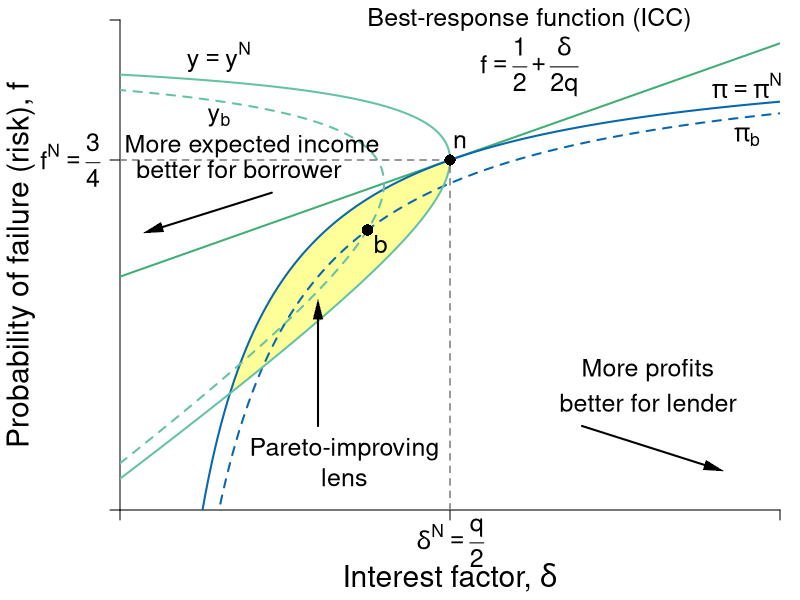

The R source for this figure:
#Graph Designer: Simon Halliday, Scott Cohn
#Authors: Bowles and Halliday
#Title: Coordination, Conflict and Competition: A Text in Microeconomics

library(shape)
pdf(file = "credit/non_contractual_risk.pdf", width = 8, height = 6)

#Set parameters for graphics
pointsize <- 1.8
axislabelsize <- 1.8
labelsize <- 1.5
namesize <- 1.8
annotatesize <- 1.5
graphlinewidth <- 2
segmentlinewidth <- 1.5

COL <- c("#7fc97f", "#beaed4", "#fdc086", "#ffff99", "#386cb0", "#f0027f", "#bf5b17", "#666666")
COLA <- c("#e0f3db", "#99d8c9","#66c2a4","#41ae76", "#238b45", "#005824")
COLB <- c("#c6dbef", "#4eb3d3", "#2b8cbe", "#0868ac","#084081")
COLC <- c("#fcfbfd", "#efedf5", "#dadaeb", "#bcbddc", "#9e9ac8", "#807dba", "#6a51a3", "#54278f", "#3f007d")
grays <- gray.colors(25, start = 1, end = 0, alpha = 1)

#Edited the margins to cater for the larger LHS labels
par(mar =  c(4.5, 6, 1, 1))

brfFn <- function(delta, q = 1) {
  .5 + (delta / (2 * q)) 
}

PCFn <- function(delta, q = 1) {
  delta/q
}

isoreturnFn <- function(delta, pi=0.125) {
  1 - (pi)/delta
}


yFn <- function(d1, f1, q = 1){
  q*f1*(1 - f1) - d1*(1 - f1)
}

profitFn <- function(d1, q = 1){
  d1/2 - (1/(2*q))*(d1)^2
}

ylow <- function(delta, q = 1, ybar = 0.0625){
  (-sqrt(delta^2 - 2*delta*q + q^2 - 4*q*ybar) + delta + q)/(2*q)
}

yhigh <- function(delta, q = 1, ybar = 0.0625){
  (sqrt(delta^2 - 2*delta*q + q^2 - 4*q*ybar) + delta + q)/(2*q)
}

xlims <- c(0, 1)
ylims <- c(0, 1.05)

npts <- 501 
d1 <- seq(xlims[1], xlims[2], length.out = npts)
f1 <- seq(ylims[1], ylims[2], length.out = npts) 
a <- c(0.0625)

plot(0, 0, xlim = xlims, ylim = ylims, type = "n",
     xlab = expression(paste("")),
     ylab = expression(paste("")), 
     xaxt = "n", 
     yaxt = "n", 
     cex.lab = axislabelsize, 
     bty = "n", 
     xaxs = "i", 
     yaxs = "i"
)


ticksy <- c(ylims[1], brfFn(delta = 0.5), ylims[2])
ylabels <- c(NA, expression(paste(f^{N} == frac(3,4))), NA)
ticksx <- c(xlims[1], 0.5, xlims[2])
xlabels <- c(NA, NA, NA)

axis(1, at = ticksx, pos = 0, labels = xlabels, cex.axis = labelsize)
axis(2, at = ticksy, pos = 0, labels = ylabels, las = 1, cex.axis = labelsize)

text(0.5, -0.07, expression(paste(delta^{N} == frac(q,2))), xpd = TRUE, cex = labelsize) 

npts <- 503 
xx1 <- seq(xlims[1], xlims[2], length.out = npts)
xx2 <- seq(0, 1, length.out = npts)

xpoly1 <- seq(from = 0.168, to = 0.5, length.out = 500)
ypoly1 <- ylow(xpoly1)
ypoly2 <- isoreturnFn(xpoly1)
polygon(x = c(xpoly1, rev(xpoly1)), y = c(ypoly1, rev(ypoly2)), col = COL[4], density = NULL, border = NA)


#Draw the graphs
lines(xx1, brfFn(xx1), col = COLA[4], lwd = graphlinewidth)
#lines(xx1, PCFn(xx1), col = COLA[2], lwd = graphlinewidth)
lines(xx1, isoreturnFn(xx1), col = COLB[4], lwd = graphlinewidth)
lines(xx1, isoreturnFn(xx1, pi = 0.15), col = COLB[4], lty = 2,  lwd = graphlinewidth)

#Axis labels
mtext(expression(paste("Interest factor, ", delta)), side = 1, line = 3.3, cex = axislabelsize)
text(-0.15, 0.5*(ylims[2]), expression(paste("Probability of failure (risk), ", f)), xpd = TRUE, cex = axislabelsize, srt = 90) 


contour(d1, f1,
        outer(d1, f1, yFn),
        drawlabels = FALSE,
        col = COLA[3],
        lwd = graphlinewidth,
        levels = a,
        xaxs = "i",
        yaxs = "i",
        add = TRUE)

contour(d1, f1,
        outer(d1, f1, yFn),
        drawlabels = FALSE,
        col = COLA[3],
        lwd = graphlinewidth,
        lty = 2, 
        levels = 0.09,
        xaxs = "i",
        yaxs = "i",
        add = TRUE)


segments(0.5, 0, 0.5, brfFn(delta = 0.5), lty = 2, col = grays[20] , lwd = segmentlinewidth)
segments(0, brfFn(delta = 0.5), 0.5, brfFn(delta = 0.5), lty = 2, col = grays[20] , lwd = segmentlinewidth)

#Annotate points (4,4),(2,8),(8,2) on feasibility frontier
text(0.5 + 0.015, isoreturnFn(0.5) + 0.04, expression(paste(n)), cex = labelsize)
points(0.5, isoreturnFn(0.5), pch = 16, col = "black", cex = 1.5)

text(0.375 + 0.02, 0.6 - 0.03, expression(paste(b)), cex = labelsize)
points(0.375, 0.6, pch = 16, col = "black", cex = 1.5)

text(0.15, 0.97, expression(paste(y == y^{N})), cex = labelsize)
text(0.15, 0.84, expression(paste(y[b])), cex = labelsize)
text(0.95, 0.8, expression(paste(pi[b])), cex = labelsize)
text(0.95, 0.91, expression(paste(pi == pi^{N})), cex = labelsize, xpd = TRUE)

text(0.62, 1.05, expression(paste("Best-response function (ICC)")), cex = labelsize, xpd = TRUE)
text(0.62, 0.95, expression(paste(f == frac(1,2) + frac(delta, 2*q))), cex = labelsize)

# text(0.64, 0.4, expression(paste("A's participation")), cex = labelsize)
# text(0.64, 0.34, expression(paste("constraint")), cex = labelsize)
# text(0.64, 0.22, expression(paste(f == frac(delta, q))), cex = labelsize)
# Arrows(0.64, 0.44, 0.64, 0.58, col = "black", lty = 1, lwd = 2, arr.type = "triangle", arr.lwd = 0.5)


#text(0.87, 0.6, expression(paste("P's isoprofit curve")), cex = labelsize, xpd = TRUE)
#Arrows(0.87, 0.63, 0.87, 0.82, col = "black", lty = 1, lwd = 2, arr.type = "triangle", arr.lwd = 0.5)

text(0.34, 0.13, expression(paste("Pareto-improving")), cex = labelsize)
text(0.34, 0.07, expression(paste("lens")), cex = labelsize)
Arrows(0.3, 0.18, 0.3, 0.43, col = "black", lty = 1, lwd = 2, arr.type = "triangle", arr.lwd = 0.5)

# ff
Arrows(0.7, 0.18, 0.9, 0.09, col = "black", lty = 1, lwd = 2, arr.type = "triangle", arr.lwd = 0.5)
text(0.8, 0.3, expression(paste('More profits')), cex = labelsize, xpd = TRUE)
text(0.8, 0.23, expression(paste('better for lender')), cex = labelsize, xpd = TRUE)

text(0.20, 0.78, expression("More expected income"), cex = labelsize)
text(0.18, 0.73,  expression("better for borrower"), cex = labelsize)
Arrows(0.23, 0.68, 0.05, 0.6, col = "black", lty = 1, lwd = 2, arr.type = "triangle", arr.lwd = 0.5)
#Arrows(0.23, 0.68, 0.05, 0.68, col = "black", lty = 1, lwd = 2, arr.type = "triangle", arr.lwd = 0.5)

dev.off()
